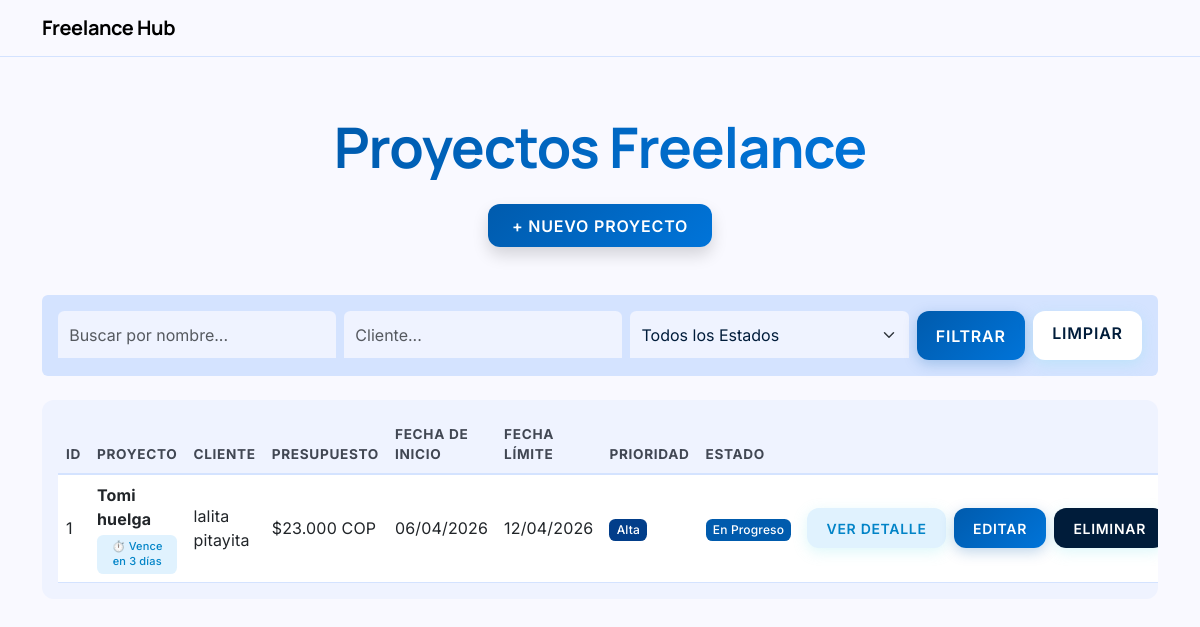
The app's page /proyectos/, older data.
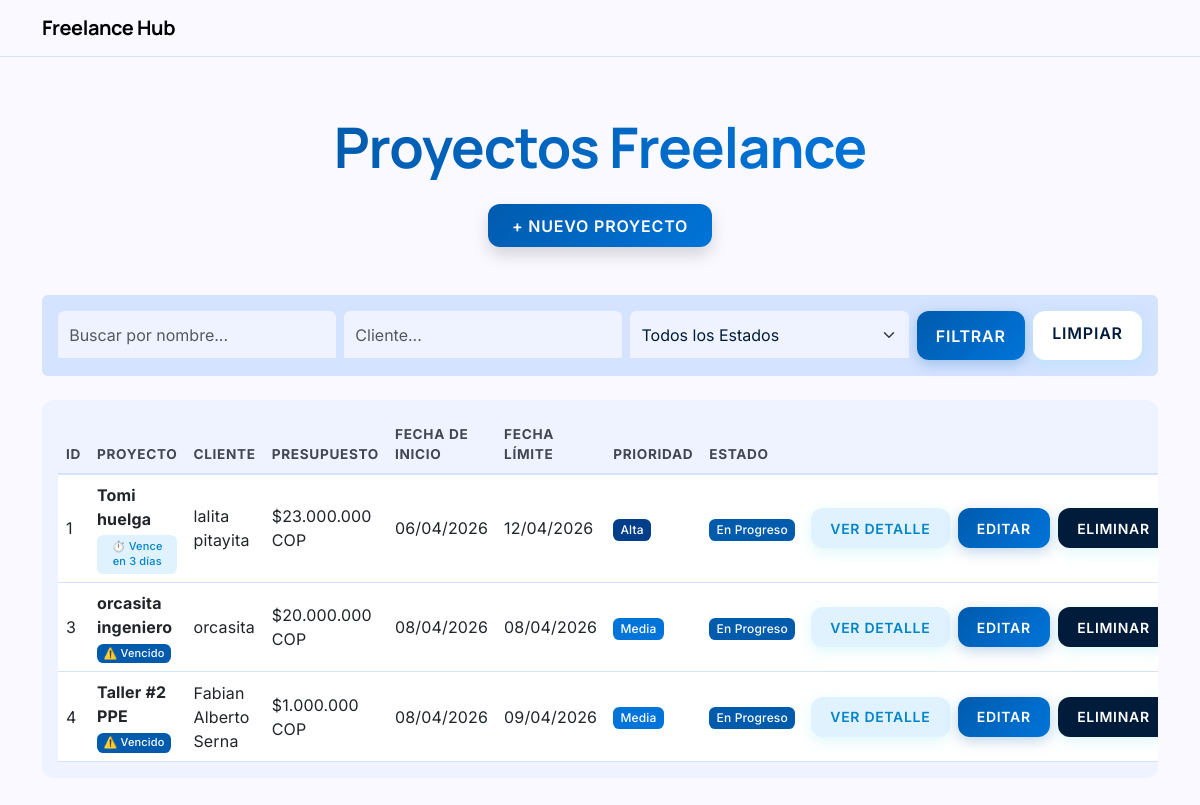
The same page, newer data.
### freelance_hub/models.py (models this page shows, shortened)
class Proyecto(models.Model):
    PRIORIDAD_CHOICES = [
        ('Baja', 'Baja'),
        ('Media', 'Media'),
        ('Alta', 'Alta'),
    ]
    ESTADO_CHOICES = [
        ('Pendiente', 'Pendiente'),
        ('En Progreso', 'En Progreso'),
        ('Completado', 'Completado'),
    ]
    id = models.AutoField(primary_key=True)
    created_at = models.DateTimeField(auto_now_add=True)
    updated_at = models.DateTimeField(auto_now=True)
    nombre = models.CharField(max_length=200)
    cliente = models.CharField(max_length=200)
    descripcion = models.TextField()
    presupuesto = models.DecimalField(max_digits=10, decimal_places=2)
    fecha_inicio = models.DateField()
    fecha_limite = models.DateField()
    prioridad = models.CharField(max_length=50, choices=PRIORIDAD_CHOICES, default='Media')
    estado = models.CharField(max_length=50, choices=ESTADO_CHOICES, default='Pendiente')
    @property
    def dias_restantes(self):
        delta = self.fecha_limite - date.today()
        return delta.days

### freelance_hub/views.py (the view)
# urls.py: path('proyectos/', views.lista_proyectos, name='lista_proyectos'),
def lista_proyectos(request):
    proyectos = Proyecto.objects.all()
    q = request.GET.get('q', '')
    cliente = request.GET.get('cliente', '')
    estado_filtro = request.GET.get('estado', '')
    if q:
        proyectos = proyectos.filter(nombre__icontains=q)
    if cliente:
        proyectos = proyectos.filter(cliente__icontains=cliente)
    if estado_filtro:
        proyectos = proyectos.filter(estado=estado_filtro)
    proyectos = proyectos.annotate(
        prioridad_peso=Case(
            When(prioridad='Alta', then=Value(1)),
            When(prioridad='Media', then=Value(2)),
            When(prioridad='Baja', then=Value(3)),
            output_field=IntegerField(),
        )
    ).order_by('prioridad_peso', 'id')
    context = {
        'proyectos': proyectos,
        'q': q,
        'cliente': cliente,
        'estado_filtro': estado_filtro
    }
    return render(request, 'freelance_hub/lista_proyectos.html', context)

### freelance_hub/templates/freelance_hub/lista_proyectos.html (shortened to what this page needs)
{% extends 'freelance_hub/base.html' %}
{% load humanize %}
{% block content %}
<div class="text-center mb-5 mt-5 pt-2">
    <h1 class="display-4 fw-bold mb-3" style="background: var(--oceanic-gradient); -webkit-background-clip: text; background-clip: text; -webkit-text-fill-color: transparent; display: inline-block; letter-spacing: -1px;">
        Proyectos Freelance
    </h1>
    <div class="d-flex justify-content-center mt-2">
        <a href="{% url 'freelance_hub:crear_proyecto' %}" class="btn btn-primary px-4 shadow">+ Nuevo Proyecto</a>
    </div>
</div>
<form method="GET" class="d-flex gap-2 mb-4 p-3 rounded" style="background-color: var(--surf-container-highest);">
    <input type="text" name="q" class="form-control" placeholder="Buscar por nombre..." value="{{ q }}">
    <input type="text" name="cliente" class="form-control" placeholder="Cliente..." value="{{ cliente }}">
    <select name="estado" class="form-select">
        <option value="">Todos los Estados</option>
    </select>
    <button type="submit" class="btn btn-primary">Filtrar</button>
    <a href="{% url 'freelance_hub:lista_proyectos' %}" class="btn btn-secundary" style="background-color: white !important; color: var(--on-surf) !important;">Limpiar</a>
</form>
<div class="table-responsive">
    <table class="table">
        <thead>
            <tr>
                <th>ID</th>
                <th>Proyecto</th>
                <th>Cliente</th>
                <th>Presupuesto</th>
                <th>Fecha de Inicio</th>
                <th>Fecha Límite</th>
                <th>Prioridad</th>
                <th>Estado</th>
                <th class="text-center"></th>
            </tr>
        </thead>
        <tbody>
            {% for proyecto in proyectos %}
            <tr {% if proyecto.dias_restantes <= 5 and proyecto.estado != 'Completado' %}style="background-color: rgba(255, 193, 7, 0.1);"{% endif %}>
                <td>{{ proyecto.id }}</td>
                <td>
                    <strong>{{ proyecto.nombre }}</strong>
                    {% if proyecto.dias_restantes <= 5 and proyecto.dias_restantes > 0 and proyecto.estado != 'Completado' %}
                        <br><span class="badge mt-1" style="background-color: #e0f2fe  ; color: #0284c7; font-size: 11px; padding: 0.4em 0.6em; font-weight: 500; white-space: normal; line-height: 1.4;">⏱️ Vence en {{ proyecto.dias_restantes }} días</span>
                    {% elif proyecto.dias_restantes <= 0 and proyecto.estado != 'Completado' %}
                        <br><span class="badge mt-1" style="background-color: var(--primary); color: white; font-size: 11px; padding: 0.4em 0.6em; font-weight: 500; white-space: normal;">⚠️ Vencido</span>
                    {% endif %}
                </td>
                <td>{{ proyecto.cliente }}</td>
                <td>${{ proyecto.presupuesto|floatformat:"0"|intcomma }} COP</td>
                <td>{{ proyecto.fecha_inicio|date:"d/m/Y" }}</td>
                <td>{{ proyecto.fecha_limite|date:"d/m/Y" }}</td>
                <td>
                    {% if proyecto.prioridad == 'Alta' %}<span class="badge" style="background-color: #023e8a; color: white;">Alta</span>
                    {% elif proyecto.prioridad == 'Media' %}<span class="badge" style="background-color: var(--primary-container); color: white;">Media</span>
                    {% else %}<span class="badge" style="background-color: var(--surf-container-highest); color: var(--on-surf);">Baja</span>{% endif %}
                </td>
                <td>
                    {% if proyecto.estado == 'Completado' %}<span class="badge" style="background-color: var(--primary-container); color: white;">Completado</span>
                    {% elif proyecto.estado == 'En Progreso' %}<span class="badge" style="background-color: var(--primary); color: white;">En Progreso</span>
                    {% else %}<span class="badge" style="background-color: var(--surf-container-highest); color: var(--on-surf);">Pendiente</span>{% endif %}
                </td>
                <td>
                    <div class="d-flex justify-content-center gap-2 text-nowrap">
                        <button type="button" class="btn btn-sm btn-terciary" data-bs-toggle="modal" data-bs-target="#modalProyecto{{ proyecto.id }}">Ver Detalle</button>
                        <a href="{% url 'freelance_hub:editar_proyecto' proyecto.pk %}" class="btn btn-sm btn-primary">Editar</a>
                        <a href="{% url 'freelance_hub:eliminar_proyecto' proyecto.pk %}" class="btn btn-sm btn-secundary">Eliminar</a>
                    </div>
                </td>
            </tr>
            {% empty %}
            <tr>
                <td colspan="9" class="text-center text-muted py-4">No hay proyectos registrados aún.</td>
            </tr>
            {% endfor %}
        </tbody>
    </table>
</div>
{% endblock %}

### freelance_hub/templates/freelance_hub/base.html (shortened to what this page needs)
{% load static %}
<!DOCTYPE html>
<html lang="es">
<head>
    <link href="https://cdn.jsdelivr.net/npm/bootstrap@5.3.0/dist/css/bootstrap.min.css" rel="stylesheet">
    <link rel="stylesheet" href="{% static 'freelance_hub/css/styles.css' %}">
</head>
<body>
    <nav class="navbar navbar-expand-lg navbar-dark mb-4 border-bottom"
        style="border-color: var(--surf-container-highest) !important;">
        <div class="container">
            <a class="navbar-brand" href="{% url 'freelance_hub:landing' %}">Freelance Hub</a>
        </div>
    </nav>
    <div class="container mb-5">
        {% block content %}{% endblock %}
    </div>
</body>
</html>

### freelance_hub/static/freelance_hub/css/styles.css (style rules this page uses)
:root { --surf: #f9f9ff; --on-surf: #001c3a; --on-surf-variant: #414753; --surf-container-low: #eff3ff; --surf-container-highest: #d4e3ff; --primary: #005bad; --primary-container: #0074d9; --oceanic-gradient: linear-gradient(135deg, var(--primary) 0%, var(--primary-container) 100%); }
body { background-color: var(--surf); color: var(--on-surf); font-family: 'Inter', sans-serif; letter-spacing: 0.01em; }
h1, h2, h3, h4, h5, h6, .navbar-brand { color: black; font-family: 'Manrope', sans-serif; letter-spacing: -0.02em; font-weight: 700; }
.table-responsive { background-color: var(--surf-container-low); border-radius: 0.75rem; padding: 1rem; }
.table { margin-bottom: 0; color: var(--on-surf); }
.table th { background-color: transparent !important; color: var(--on-surf-variant); font-size: 0.85rem; text-transform: uppercase; letter-spacing: 0.05em; border-bottom: 2px solid var(--surf-container-highest) !important; border-top: none !important; }
.table td { border-bottom: 1px solid var(--surf-container-highest); vertical-align: middle; }
.btn-primary { background: var(--oceanic-gradient) !important; border: none !important; color: white !important; border-radius: 0.75rem; padding: 0.6rem 1.2rem; font-family: 'Inter', sans-serif; font-weight: 600; box-shadow: 0 4px 14px rgba(0, 91, 173, 0.25); transition: transform 0.2s, filter 0.2s; text-transform: uppercase; letter-spacing: 0.05em; }
.btn-secundary { background: var(--on-surf) !important; border: none !important; color: white !important; border-radius: 0.75rem; padding: 0.6rem 1.2rem; font-family: 'Inter', sans-serif; font-weight: 600; box-shadow: 0 4px 14px rgba(124, 229, 236, 0.25); transition: transform 0.2s, filter 0.2s; text-transform: uppercase; letter-spacing: 0.05em; }
.btn-terciary { background: #e0f2fe !important; border: none !important; color: #0284c7 !important; border-radius: 0.75rem; padding: 0.6rem 1.2rem; font-family: 'Inter', sans-serif; font-weight: 600; box-shadow: 0 4px 14px rgba(124, 229, 236, 0.25); transition: transform 0.2s, filter 0.2s; text-transform: uppercase; letter-spacing: 0.05em; }
.form-control, .form-select { background-color: var(--surf-container-low); border: none; border-bottom: 2px solid var(--surf-container-highest); border-radius: 0.4rem 0.4rem 0 0; color: var(--on-surf); padding: 0.7rem; }
.badge { padding: 0.40em 0.60em; font-weight: 500; border-radius: 0.4rem; font-family: 'Inter', sans-serif; }

Row changes from the older to the newer data that the page shows:
changed Proyecto "Tomi huelga": presupuesto "23.000" → "23.000.000"
added Proyecto: id "3", nombre "orcasita ingeniero", estado "⚠️ Vencido", cliente "orcasita", presupuesto "20.000.000", fecha_inicio "08/04/2026", fecha_limite "08/04/2026", prioridad "Media"
added Proyecto: id "4", nombre "Taller #2 PPE", estado "⚠️ Vencido", cliente "Fabian Alberto Serna", presupuesto "1.000.000", fecha_inicio "08/04/2026", fecha_limite "09/04/2026", prioridad "Media"
